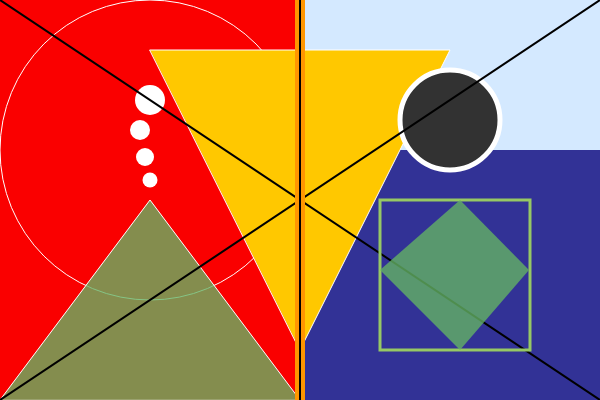
Frame 1 (no input)
Frame 60 (no input): identical to frame 1, image omitted
Frame 120 (the mouse pressed at the canvas centre since frame 60): identical to frame 1, image omitted

The p5.js sketch that drew this single still picture (run headless with seeded random() and noise() and a simulated clock; from frame 60 on, the mouse is pressed at the canvas centre):

// p5.js sketch
// ── sketch.js
function setup() {
  createCanvas(600, 400);
 }

function draw() {
  background(212, 233, 255);

  noStroke();
  
  fill(250, 0, 0); 
  rect(0, 0, 300, 400);
  
  fill(50, 50, 150); 
  rect(300, 150, 300, 250);
  
  noFill();            
  stroke(255, 255, 255); 
  strokeWeight(1);      
  ellipse(150, 150, 300, 300)

  
  fill(255, 200, 0);
 
  triangle(150, 50, 450, 50, 300, 350);
  
  fill(100, 180, 100, 200); 
  triangle(0, 400, 150, 200, 300, 400);

  stroke(255);
  strokeWeight(5);
  
  fill(50, 50, 50); 
  
  ellipse(450, 120, 100, 100);
  
  noStroke();
  fill(255);
  ellipse(150, 100, 30, 30);
  ellipse(140, 130, 20, 20);
  ellipse(145, 157, 18, 18);
  ellipse(150, 180, 15, 15);

  
  stroke(0); 
  strokeWeight(2);
  line(0, 0, 600, 400); 
  line(0, 400, 600, 0); 
  
  stroke(255, 150, 0); 
  strokeWeight(10);
  line(300, 0, 300, 400); 
  
  stroke(0);
  strokeWeight(2);
  line(300, 0, 300, 400);

  
  noFill();
  stroke(150, 200, 100); 
  strokeWeight(3);
  rect(380, 200, 150, 150);
  
  fill(100, 180, 100, 200);
  strokeWeight(0);
  quad(460, 200, 529, 270, 460, 350, 380, 270);
}
